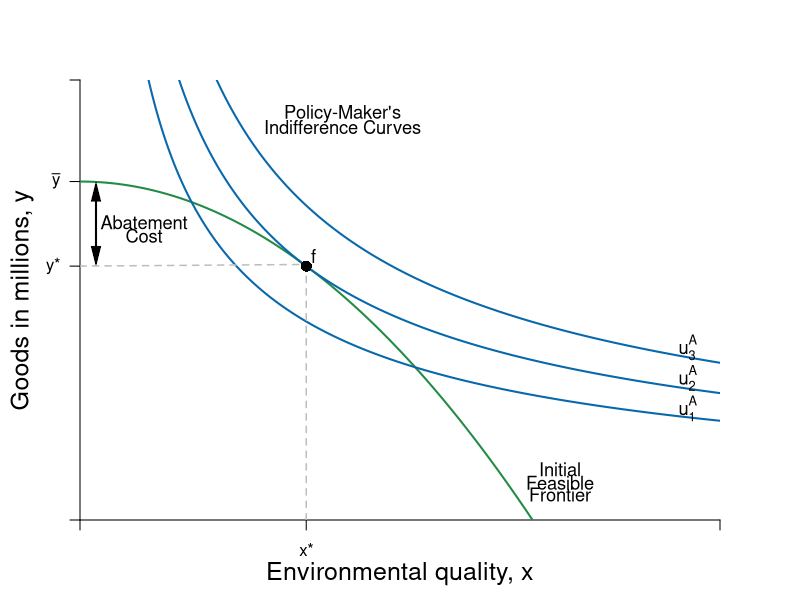

This chart was generated by the following R code:
#Graph Designer: Simon Halliday & Riley Boeth '17
#Authors: Bowles, Foley and Halliday
#Title: Coordination, Conflict and Competition: A Text in Microeconomics

library(shape)
pdf(file = "constrained_optimization/indiff_feasible_environ_initial.pdf", width = 8, height = 8)

#Set parameters for graphics
axislabelsize <- 1.5
labelsize <- 1.1
graphlinewidth <- 2
segmentlinewidth <- 1.5

COL <- c("#7fc97f", "#beaed4", "#fdc086", "#ffff99", "#386cb0", "#f0027f", "#bf5b17", "#666666")
COLA <- c("#e0f3db", "#99d8c9","#66c2a4","#41ae76", "#238b45", "#005824")
COLB <- c("#4eb3d3", "#2b8cbe", "#0868ac","#084081")

#Edited the margins to cater for the larger LHS labels
par(mar =  c(4, 4, 4, 4))

#Change this to make it log of l 

# ppf <- function(l, k = 0.5) {
#   k * (1/l)
# }

#Change to feasibility frontier equation

ppf <- function(x, y) {
  100-((x^2)/2)
}

#change alpha to .4

uFn <- function(x, y, alpha = 0.4){
  (x^alpha)*(y^(1-alpha))
}

#Add limits on axes and levels of utility for each indifference curve

ylims <- c(0, 130)
xlims <- c(0, 20)

npts <- 501 
x <- seq(xlims[1], xlims[2], length.out = npts)
y <- seq(ylims[1], ylims[2], length.out = npts) 

a <- c(29.16-4, 29.16, 29.16+4) #alpha = 0.4

plot(0, 0, xlim = xlims, ylim = ylims, type = "n",
     xlab = expression(paste("")),
     ylab = expression(paste("")), 
     xaxt = "n", 
     yaxt = "n", 
     cex.lab = axislabelsize, 
     bty = "n", 
     xaxs="i", 
     yaxs="i"
)

#changed x and y limits and ticks 
 
ticksx <- c(xlims[1], 7.07, xlims[2])
xlabels <- c(NA, expression(paste(x,"*")), NA)
ticksy <- c(ylims[1], ppf(x = 7.07), 100, ylims[2])
ylabels <- c(NA, expression(paste(y,"*")), expression(paste(bar(y))), NA)


axis(1, at = ticksx, pos = 0, labels = xlabels)
axis(2, at = ticksy, pos = 0, labels = ylabels, las = 1)

npts <- 500 
xx1 <- seq(xlims[1], xlims[2], length.out = npts)
xx2 <- seq(0, xlims[2], length.out = npts)
xx3 <- seq(xlims[1], 0, length.out = npts)
xx4 <- seq(-11, 0, length.out = npts)


#Draw the graphs
lines(xx1, ppf(xx1, y), col = COLA[5], lwd = graphlinewidth)

#Label the feasible frontier
text(15, 15, expression("Initial"), cex = labelsize)
text(15, 11, expression("Feasible"), cex = labelsize)
text(15, 7.5, expression("Frontier"), cex = labelsize)
Arrows(0.5, 78, 0.5, 97, col = "black", lty = 1, lwd = 2, code = 3, arr.type = "triangle", arr.lwd = 0.5)
text(2, 88, expression("Abatement"), cex = labelsize)
text(2, 84, expression("Cost"), cex = labelsize)

contour(x, y, 
        outer(x, y, uFn),
        drawlabels = FALSE,
        col = COLB[3],
        lwd = graphlinewidth,
        levels = a, 
        xaxs="i", 
        yaxs="i", 
        add = TRUE)

#Axis labels
mtext(expression(paste("Environmental quality, ", x)), side = 1, line = 2.5, cex = axislabelsize)
text(-1.8, 0.5*ylims[2], expression(paste("Goods in millions, ", y)), xpd = TRUE, cex = axislabelsize, srt = 90) 

#Label the indifference curves generally
text(8.2, 120, expression("Policy-Maker's"), cex = labelsize)
text(8.2, 116, expression("Indifference Curves"), cex = labelsize)

#Label the indifference curves and place labels properly
text(19, 33, expression(u[1]^A), cex = labelsize)
text(19, 42, expression(u[2]^A), cex = labelsize)
text(19, 51, expression(u[3]^A), cex = labelsize)

#Annotate max u point on feasibility frontier
text(7.3, ppf(7.07) + 3, expression(paste(f)), cex = labelsize)
segments(7.07, 0, 7.07, ppf(x = 7.07), lty = 2, col = "gray", lwd = segmentlinewidth)
segments(0, ppf(x = 7.07), 7, ppf(x = 7), lty = 2, col = "gray", lwd = segmentlinewidth)
points(7.07, ppf(x = 7.07), pch = 16, col = "black", cex = 1.5)




dev.off()
